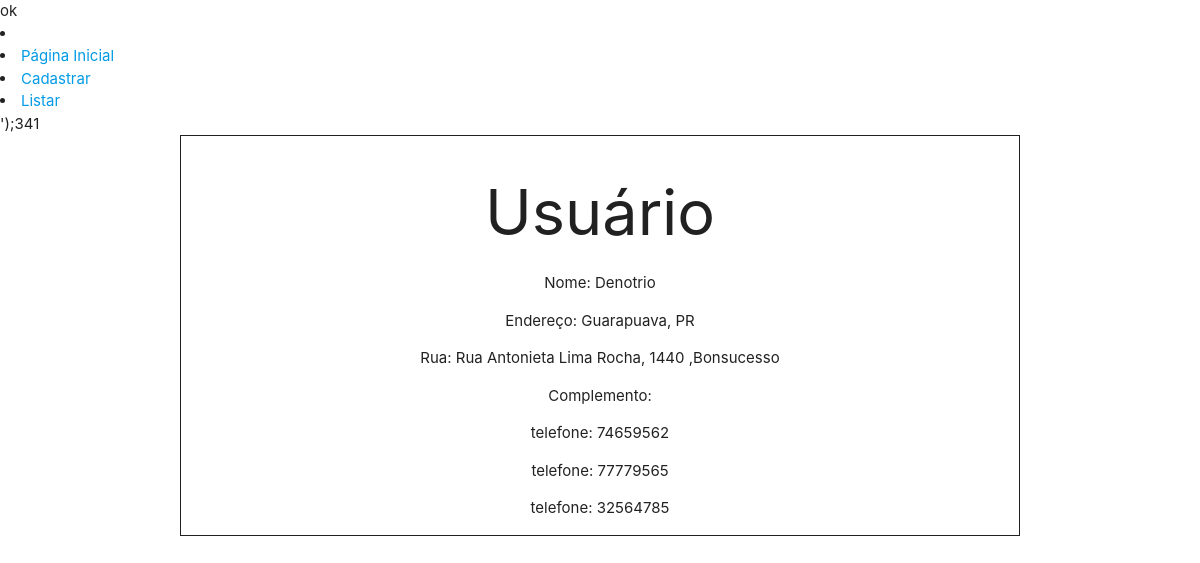
The page /view/user/show.php?id=26 on the database its author committed.
### tables this page shows
CREATE TABLE `PERSON` (
  `ID` int(11) NOT NULL AUTO_INCREMENT,
  `USERNAME` varchar(255) NOT NULL,
  `CEP` varchar(9) NOT NULL,
  `ADDRESS_STATE` varchar(255) NOT NULL,
  `CITY` varchar(255) NOT NULL,
  `DISTRICT` varchar(255) NOT NULL,
  `STREET` varchar(255) NOT NULL,
  `ADDRESS_NUMBER` varchar(8) NOT NULL,
  `COMPLEMENT` varchar(255) DEFAULT NULL,
  PRIMARY KEY (`ID`)
);

CREATE TABLE `PHONES` (
  `ID` int(11) NOT NULL AUTO_INCREMENT,
  `PERSON_ID` int(11) NOT NULL,
  `PHONE_NUMBER` varchar(15) NOT NULL,
  PRIMARY KEY (`ID`),
  KEY `PERSON_ID` (`PERSON_ID`),
  CONSTRAINT `PHONES_ibfk_1` FOREIGN KEY (`PERSON_ID`) REFERENCES `PERSON` (`ID`)
);

### sql/show.php (called while the page is built, shortened)
<?php
include_once("conect.php");
$id = '';
if(!empty($_GET['id'])){
$id = $_GET['id'];
}
$query = "SELECT * FROM PERSON WHERE ID = '$id'";
$result = mysqli_query($dbConn, $query);
$person = mysqli_fetch_array($result);
$query = "SELECT * FROM PHONES WHERE PERSON_ID = '$id'";
$result = mysqli_query($dbConn, $query);
while($row = mysqli_fetch_array($result)){
    $phones[] = $row;
}
?>

### view/user/show.php (the view, shortened to what this page needs)
<?php
    include("../../sql/show.php");
?>
<html>
<head>
    <link rel="stylesheet" href="https://cdnjs.cloudflare.com/ajax/libs/materialize/1.0.0/css/materialize.min.css">
    <link rel="stylesheet" href="../../public/css/show.css">
</head>
<body>
<?= readfile("../sidebar.php") ?>
<div class="row container border-box center">
  <h1 class="center">Usuário</h1>
    <p> Nome: <?= $person["USERNAME"] ?> </p>
    <p> Endereço: <?= $person["CITY"] ?>, <?= $person["ADDRESS_STATE"] ?> </p>
    <p> Rua: <?= $person["STREET"] ?>, <?= $person["ADDRESS_NUMBER"] ?> ,<?= $person["DISTRICT"] ?> </p>
    Complemento: <?= $person["COMPLEMENT"] ?>
    <?php foreach($phones as $phone){ ?>
        <p>telefone: <?= $phone["PHONE_NUMBER"] ?></p>
    <?php } ?>
</div>
</body>
</html>

### public/css/show.css (style rules this page uses)
.border-box { border: solid 1px; }

### rows shown on the page
person: USERNAME "Denotrio", CITY "Guarapuava", ADDRESS_STATE "PR", STREET "Rua Antonieta Lima Rocha", ADDRESS_NUMBER "1440", DISTRICT "Bonsucesso"
phones: PHONE_NUMBER "74659562"
phones: PHONE_NUMBER "77779565"
phones: PHONE_NUMBER "32564785"

### other values the page prints
readfile("../sidebar.php") "Página Inicial Cadastrar Listar ');341"
